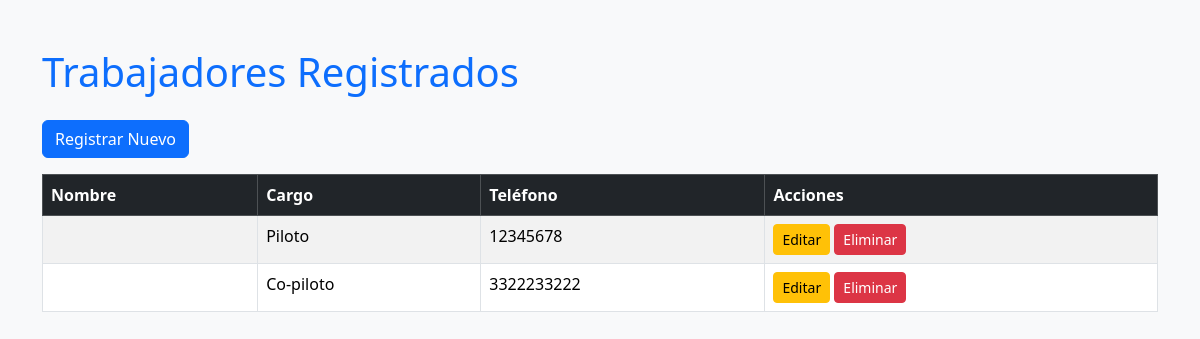
The page /es/trabajadores/ on the database its author committed.
### empleados/models.py (models this page shows, shortened)
class Trabajador(models.Model):
    usuario = models.OneToOneField(User, on_delete=models.CASCADE)
    dni = models.CharField(max_length=10, unique=True)
    cargo = models.CharField(max_length=50)
    telefono = models.CharField(max_length=15)
    fecha_ingreso = models.DateField()
    activo = models.BooleanField(default=True)

### empleados/views.py (the view)
# urls.py: path('', views.lista_trabajadores, name='lista_trabajadores'),
def lista_trabajadores(request):
    trabajadores = Trabajador.objects.filter(activo=True)
    return render(request, 'empleados/lista_trabajadores.html', {'trabajadores': trabajadores})

### empleados/templates/empleados/lista_trabajadores.html (shortened to what this page needs)
{% extends 'empleados/base.html' %}
{% block header %}Trabajadores Registrados{% endblock %}
{% block content %}
<a href="{% url 'registrar_trabajador' %}" class="btn btn-primary mb-3">Registrar Nuevo</a>
<table class="table table-striped table-bordered">
    <thead class="table-dark">
        <tr>
            <th>Nombre</th>
            <th>Cargo</th>
            <th>Teléfono</th>
            <th>Acciones</th>
        </tr>
    </thead>
    <tbody>
    {% for t in trabajadores %}
    <tr>
        <td>{{ t.usuario.first_name }} {{ t.usuario.last_name }}</td>
        <td>{{ t.cargo }}</td>
        <td>{{ t.telefono }}</td>
        <td>
            <a href="{% url 'editar_trabajador' t.id %}" class="btn btn-sm btn-warning">Editar</a>
            <a href="{% url 'eliminar_trabajador' t.id %}" class="btn btn-sm btn-danger">Eliminar</a>
        </td>
    </tr>
    {% endfor %}
    </tbody>
</table>
{% endblock %}

### rows shown on the page
Trabajador: cargo "Piloto", telefono "12345678"
Trabajador: cargo "Co-piloto", telefono "3322233222"
